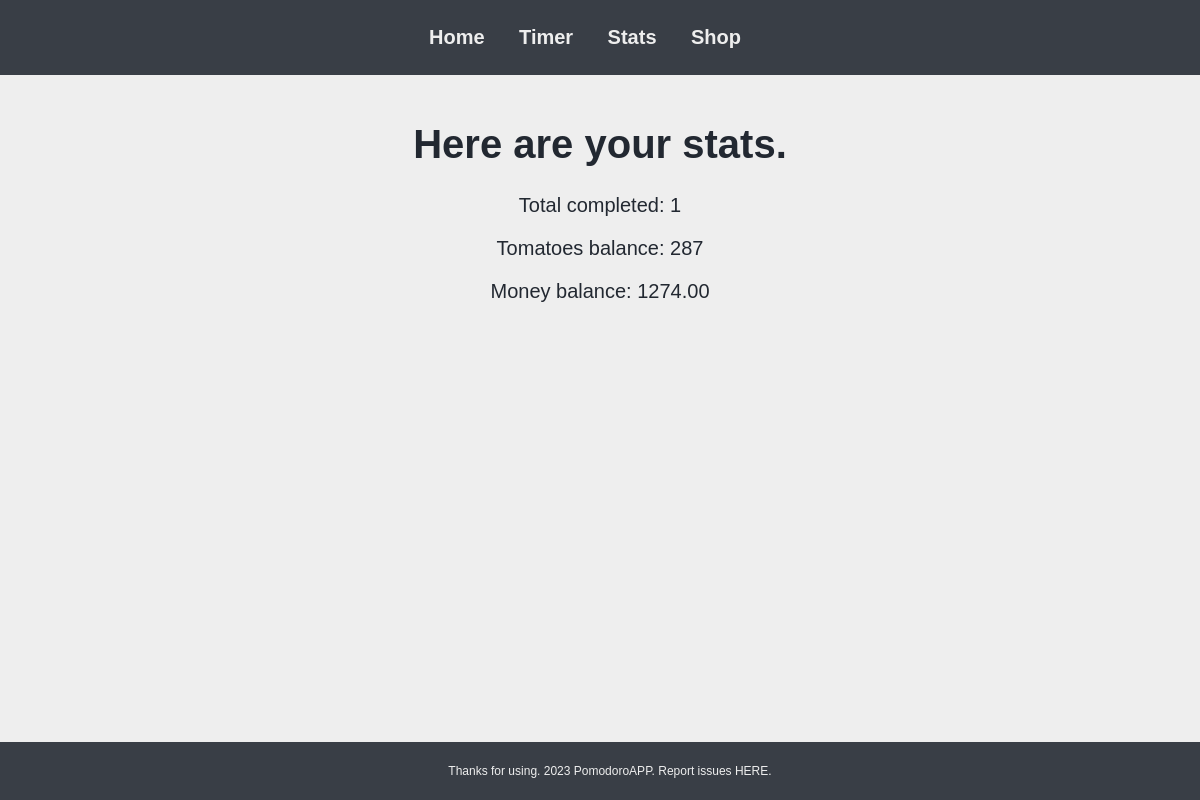
Page /stats/ on the earlier database version.
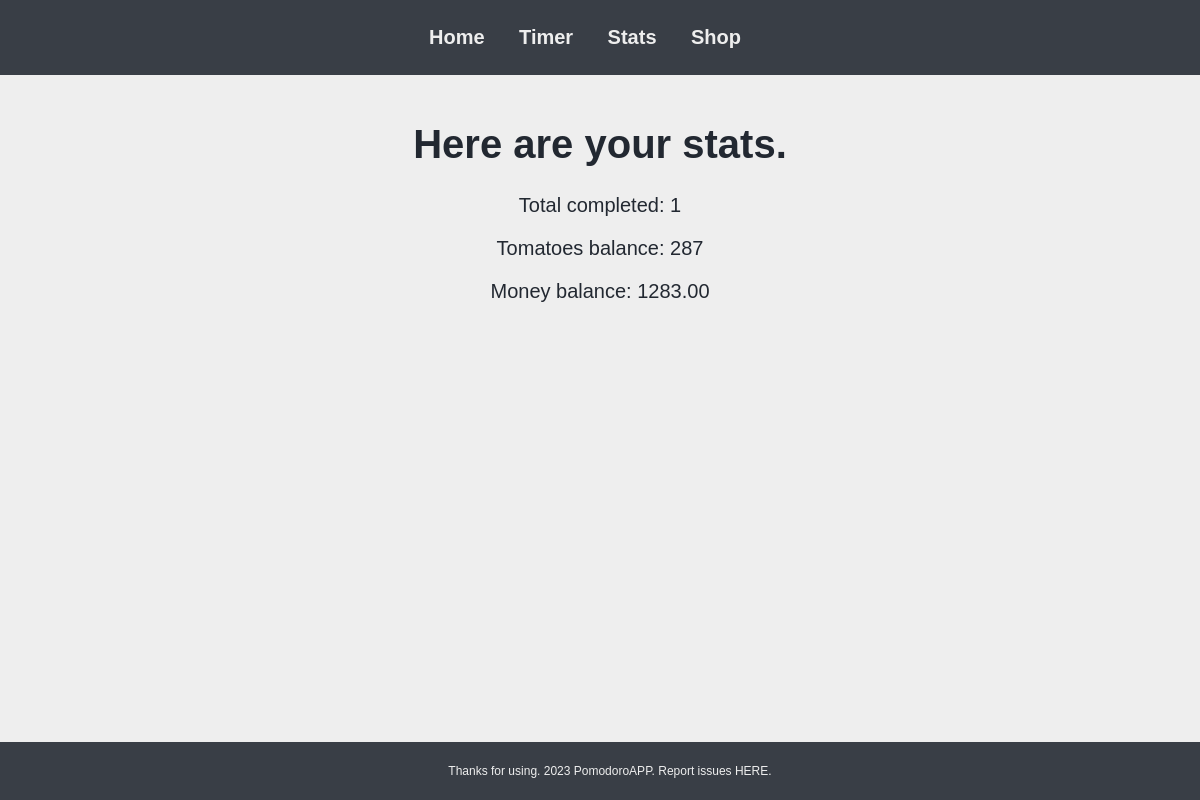
Same page on the later database version.
### app/models.py (models this page shows, shortened)
class UserStats(models.Model):
    number_of_tomatoes = models.IntegerField(default=0)
    number_of_money = models.DecimalField(max_digits=10, decimal_places=2, default=0.00)
    number_of_counts = models.IntegerField(default=0)

### app/views.py (the view)
# urls.py: path('stats/', views.stats_view, name='stats'),
def stats_view(request):
    user_stats = UserStats.objects.first()
    if user_stats is None:
        context = {
            'counts': 0,
            'tomatoes': 0,
            'money': '0.00'
        }
    else:
        context = {
            'counts': user_stats.number_of_counts,
            'tomatoes': user_stats.number_of_tomatoes,
            'money': user_stats.number_of_money
        }
    return render(request, 'stats.html', context)

### app/templates/stats.html (shortened to what this page needs)
<!DOCTYPE html>
<html lang="en">
<head>
    {% load static %}
    <link rel="stylesheet" href="{% static 'style.css' %}">
</head>
<body>
    <nav>
        <ul>
            <li><a href="{% url 'home' %}">Home</a></li>
            <li><a href="{% url 'timer' %}">Timer</a></li>
            <li><a href="{% url 'stats' %}">Stats</a></li>
            <li><a href="{% url 'shop' %}">Shop</a></li>
        </ul>
    </nav>
    <main>
        <h1>Here are your stats.</h1>
        <p>Total completed: {{ counts }}</p>
        <p>Tomatoes balance: {{ tomatoes }}</p>
        <p>Money balance: {{ money }}</p>
    </main>
    <footer>
        <p>Thanks for using. 2023 PomodoroAPP. Report issues <a href="https://github.com/HonzaSik">HERE</a>.</p>
    </footer>
</body>
</html>

### app/static/style.css (style rules this page uses)
:root { --primary-bg-color: #EEEEEE; --text-color: #222831; --nav-bg-color: #393E46; --nav-text-color: #EEEEEE; --main-text-color: #222831; --accent-color: #bd1515; }
body { font-family: Arial, sans-serif; margin: 0; padding: 0; background-color: var(--primary-bg-color); color: var(--text-color); overflow: hidden; }
nav { background-color: var(--nav-bg-color); color: var(--nav-text-color); padding: 10px 0; text-align: center; }
nav ul { list-style: none; padding: 0; }
nav ul li { display: inline; margin-right: 30px; }
nav ul li a { color: var(--nav-text-color); text-decoration: none; font-weight: bold; font-size: 20px; }
main { text-align: center; padding: 20px; }
main h1, main p { color: var(--main-text-color); }
main h1 { font-size: 40px; }
main p { font-size: 20px; }
footer { position: fixed; text-align: center; padding: 10px; bottom: 0; font-size: 12px; background-color: var(--nav-bg-color); color: var(--nav-text-color); width: 100%; left: 0; }
footer a { color: var(--nav-text-color); text-decoration: none; }

Differences in the rows shown:
changed UserStats: number_of_money "1274.00" → "1283.00"
